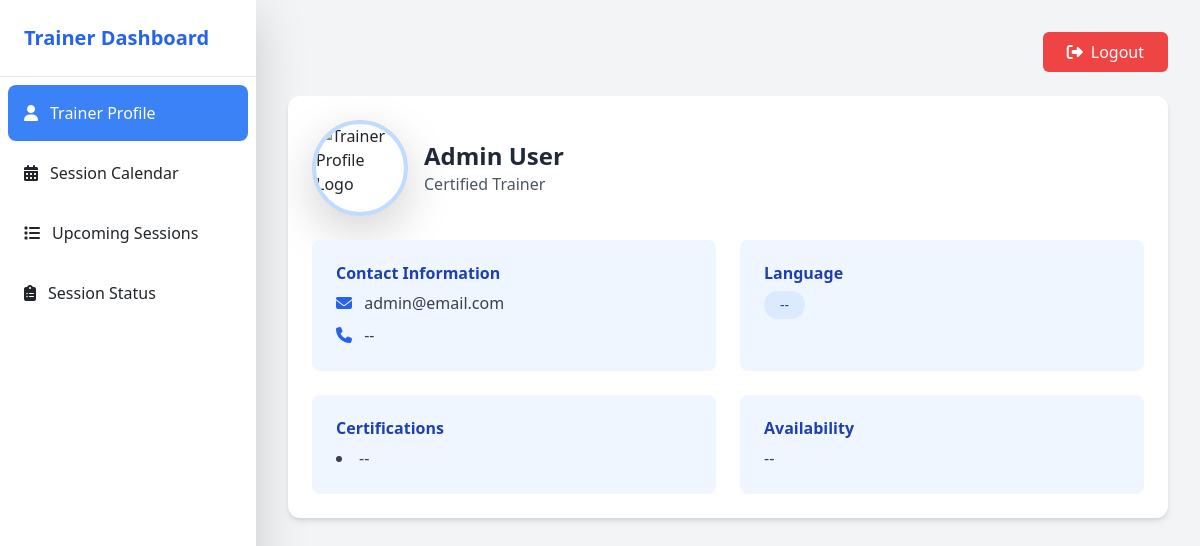
Page /calendar.php (signed in) on the committed database.
### tables this page shows
CREATE TABLE `member` (
  `id` int(11) NOT NULL,
  `email` varchar(100) NOT NULL,
  `password` varchar(100) NOT NULL,
  `role` varchar(20) DEFAULT 'trainer',
  `full_name` varchar(255) DEFAULT NULL,
  `phone_number` varchar(20) DEFAULT NULL,
  `Language` text DEFAULT NULL,
  `certifications` text DEFAULT NULL,
  `availability` text DEFAULT NULL
);

### calendar.php (the view, shortened to what this page needs)
<?php
$trainer_id = $_SESSION['trainer_id'];
$host = "localhost";
$user = "root";
$pass = "";
$db = "trainer";
$conn = new mysqli($host, $user, $pass, $db);
$trainer_info = [];
$sql_trainer = "SELECT email, full_name, phone_number,Language,certifications,availability FROM member WHERE id = $trainer_id";
$result_trainer = $conn->query($sql_trainer);
if ($result_trainer->num_rows > 0) {
    $trainer_info = $result_trainer->fetch_assoc();
}
?>
<!DOCTYPE html>
<html lang="en">
<head>
<link href="https://cdn.jsdelivr.net/npm/bootstrap@5.3.2/dist/css/bootstrap.min.css" rel="stylesheet">
    <script src="https://cdn.tailwindcss.com"></script>
    <link rel="stylesheet" href="https://cdnjs.cloudflare.com/ajax/libs/font-awesome/6.4.0/css/all.min.css">
</head>
<body class="bg-gray-100">
    <div class="flex min-h-screen">
        <div class="w-64 bg-white shadow-lg">
            <div class="p-4 border-b">
                <h1 class="text-xl font-bold text-blue-600">Trainer Dashboard</h1>
            </div>
            <nav class="space-y-1 p-2">
                <button class="tab-button w-full text-left p-3 rounded-lg flex items-center active" data-tab="profile">
                    <i class="fas fa-user mr-3"></i>
                    <span>Trainer Profile</span>
                </button>
                <button class="tab-button w-full text-left p-3 rounded-lg flex items-center" data-tab="calendar-tab">
                    <i class="fas fa-calendar-alt mr-3"></i>
                    <span>Session Calendar</span>
                </button>
                <button class="tab-button w-full text-left p-3 rounded-lg flex items-center" data-tab="upcoming">
                    <i class="fas fa-list mr-3"></i>
                    <span>Upcoming Sessions</span>
                </button>
                <button class="tab-button w-full text-left p-3 rounded-lg flex items-center" data-tab="status">
                   <i class="fas fa-clipboard-list mr-3"></i>
                   <span>Session Status</span>
                 </button>
            </nav>
        </div>
        <div class="flex-1 p-8">
<div id="profile" class="tab-content active">
  <div class="flex justify-end mb-4">
    <form action="logout.php" method="post">
        <button type="submit" class="px-4 py-2 bg-red-500 text-white rounded hover:bg-red-600 transition">
            <i class="fas fa-sign-out-alt mr-2"></i>Logout
        </button>
    </form>
</div>
    <div class="bg-white rounded-xl shadow-md overflow-hidden p-6">
        <div class="flex items-center mb-6">
            <div class="mr-4">
                <img src="https://cdn-icons-png.freepik.com/512/7718/7718888.png"
                     alt="Trainer Profile Logo"
                     class="rounded-full h-24 w-24 object-cover border-4 border-blue-200 shadow-lg">
            </div>
            <div>
                <h2 class="text-2xl font-bold text-gray-800">
    <?php echo htmlspecialchars($trainer_info['full_name'] ?? '--'); ?>
</h2>
                <p class="text-gray-600">Certified Trainer</p>
            </div>
        </div>
        <div class="grid grid-cols-1 md:grid-cols-2 gap-6">
            <div class="bg-blue-50 p-4 rounded-lg">
                <h3 class="font-semibold text-blue-800 mb-2">Contact Information</h3>
                <p class="text-gray-700"><i class="fas fa-envelope mr-2 text-blue-600"></i>
    <?php echo htmlspecialchars($trainer_info['email'] ?? '--'); ?>
</p>
                <p class="text-gray-700 mt-2"><i class="fas fa-phone mr-2 text-blue-600"></i>
    <?php echo htmlspecialchars($trainer_info['phone_number'] ?? '--'); ?>
</p>
            </div>
            <div class="bg-blue-50 p-4 rounded-lg">
    <h3 class="font-semibold text-blue-800 mb-2">Language</h3>
    <div class="flex flex-wrap gap-2">
        <?php
            $Language_items = explode(', ', $trainer_info['Language'] ?? '--');
            if ($Language_items[0] === '--') {
                echo '<span class="bg-blue-100 text-blue-800 px-3 py-1 rounded-full text-sm">--</span>';
            } else {
                foreach ($Language_items as $item) {
                    if (!empty($item)) {
                        echo '<span class="bg-blue-100 text-blue-800 px-3 py-1 rounded-full text-sm">' . htmlspecialchars($item) . '</span>';
                    }
                }
            }
        ?>
    </div>
</div>
            <div class="bg-blue-50 p-4 rounded-lg">
    <h3 class="font-semibold text-blue-800 mb-2">Certifications</h3>
    <ul class="list-disc list-inside text-gray-700">
        <?php
            $cert_items = explode(', ', $trainer_info['certifications'] ?? '--');
            foreach ($cert_items as $item) {
                if (!empty($item)) {
                    echo '<li>' . htmlspecialchars($item) . '</li>';
                } else {
                    echo '<li>--</li>';
                }
            }
        ?>
    </ul>
</div>
            <div class="bg-blue-50 p-4 rounded-lg">
                <h3 class="font-semibold text-blue-800 mb-2">Availability</h3>
                <p class="text-gray-700">
    <?php echo nl2br(htmlspecialchars($trainer_info['availability'] ?? '--')); ?>
</p>
            </div>
        </div>
    </div>
</div>
    <link href='https://cdn.jsdelivr.net/npm/fullcalendar@5.11.3/main.min.css' rel='stylesheet' />
</body>
</html>

### calendar.php (style rules this page uses)
.tab-content { display: none; }
.tab-content.active { display: block; }
.tab-button.active { background-color: #3b82f6; color: white; }

### rows in the picture
member: full_name "Admin User", email "admin@email.com", phone_number "--", certifications "--", availability "--"
